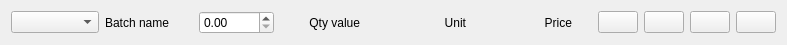
<?xml version="1.0" encoding="UTF-8"?>
<ui version="4.0">
 <class>MealFoodListItemDataWidget</class>
 <widget class="QWidget" name="MealFoodListItemDataWidget">
  <property name="geometry">
   <rect>
    <x>0</x>
    <y>0</y>
    <width>787</width>
    <height>35</height>
   </rect>
  </property>
  <property name="windowTitle">
   <string>Form</string>
  </property>
  <layout class="QHBoxLayout" name="horizontalLayout" stretch="1,1,0,0,0">
   <item>
    <layout class="QHBoxLayout" name="horizontalLayout_4">
     <item>
      <widget class="QComboBox" name="batch">
       <property name="toolTip">
        <string>Batch to distribute</string>
       </property>
      </widget>
     </item>
     <item>
      <widget class="QLabel" name="batch_label">
       <property name="toolTip">
        <string>Batch name</string>
       </property>
       <property name="text">
        <string>Batch name</string>
       </property>
      </widget>
     </item>
    </layout>
   </item>
   <item>
    <layout class="QHBoxLayout" name="horizontalLayout_5">
     <item>
      <widget class="QDoubleSpinBox" name="qty">
       <property name="toolTip">
        <string>Quantity</string>
       </property>
      </widget>
     </item>
     <item>
      <widget class="QLabel" name="qty_label">
       <property name="sizePolicy">
        <sizepolicy hsizetype="Minimum" vsizetype="Preferred">
         <horstretch>0</horstretch>
         <verstretch>0</verstretch>
        </sizepolicy>
       </property>
       <property name="minimumSize">
        <size>
         <width>100</width>
         <height>0</height>
        </size>
       </property>
       <property name="toolTip">
        <string>Quantity</string>
       </property>
       <property name="text">
        <string>Qty value</string>
       </property>
       <property name="alignment">
        <set>Qt::AlignRight|Qt::AlignTrailing|Qt::AlignVCenter</set>
       </property>
       <property name="indent">
        <number>20</number>
       </property>
      </widget>
     </item>
    </layout>
   </item>
   <item>
    <widget class="QLabel" name="label_unit">
     <property name="sizePolicy">
      <sizepolicy hsizetype="Minimum" vsizetype="Preferred">
       <horstretch>0</horstretch>
       <verstretch>0</verstretch>
      </sizepolicy>
     </property>
     <property name="minimumSize">
      <size>
       <width>100</width>
       <height>0</height>
      </size>
     </property>
     <property name="toolTip">
      <string>Unit</string>
     </property>
     <property name="text">
      <string>Unit</string>
     </property>
     <property name="alignment">
      <set>Qt::AlignRight|Qt::AlignTrailing|Qt::AlignVCenter</set>
     </property>
     <property name="indent">
      <number>20</number>
     </property>
    </widget>
   </item>
   <item>
    <widget class="QLabel" name="label_price">
     <property name="sizePolicy">
      <sizepolicy hsizetype="Minimum" vsizetype="Preferred">
       <horstretch>0</horstretch>
       <verstretch>0</verstretch>
      </sizepolicy>
     </property>
     <property name="minimumSize">
      <size>
       <width>100</width>
       <height>0</height>
      </size>
     </property>
     <property name="toolTip">
      <string>Price</string>
     </property>
     <property name="text">
      <string>Price</string>
     </property>
     <property name="alignment">
      <set>Qt::AlignRight|Qt::AlignTrailing|Qt::AlignVCenter</set>
     </property>
     <property name="indent">
      <number>20</number>
     </property>
    </widget>
   </item>
   <item>
    <layout class="QHBoxLayout" name="horizontalLayout_6">
     <item>
      <widget class="QPushButton" name="removeB">
       <property name="toolTip">
        <string>Delete entry</string>
       </property>
       <property name="text">
        <string/>
       </property>
      </widget>
     </item>
     <item>
      <widget class="QPushButton" name="addB">
       <property name="toolTip">
        <string>Insert</string>
       </property>
      </widget>
     </item>
     <item>
      <widget class="QPushButton" name="updateB">
       <property name="toolTip">
        <string>Edit entry</string>
       </property>
       <property name="text">
        <string/>
       </property>
      </widget>
     </item>
     <item>
      <widget class="QPushButton" name="closeB">
       <property name="toolTip">
        <string>Cancel</string>
       </property>
       <property name="text">
        <string/>
       </property>
      </widget>
     </item>
    </layout>
   </item>
  </layout>
 </widget>
 <resources/>
 <connections/>
</ui>
